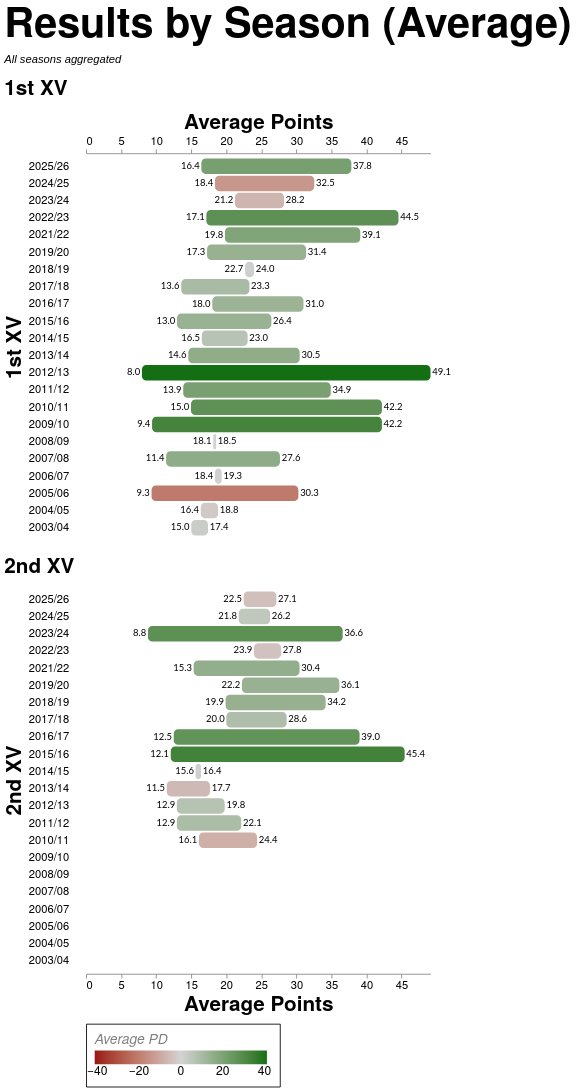

Source (Vega-Lite JSON):
### Vega-Lite specification from a JSON file in a GitHub repository (floating-point values rounded to 4 significant figures)
{"config": {"axis": {"labelFont": "PT Sans Narrow, Helvetica Neue, Helvetica, Arial, sans-serif", "titleFont": "PT Sans Narrow, Helvetica Neue, Helvetica, Arial, sans-serif", "labelFontSize": 13, "titleFontSize": 24, "gridColor": "#202947", "gridOpacity": 0.2, "zindex": 1}, "text": {"font": "Lato, sans-serif"}, "bar": {"cornerRadiusEnd": 5}, "header": {"labelFont": "PT Sans Narrow, Helvetica Neue, Helvetica, Arial, sans-serif", "titleFont": "PT Sans Narrow, Helvetica Neue, Helvetica, Arial, sans-serif", "labelFontSize": 24, "titleFontSize": 28, "labelFontWeight": "bold", "orient": "left"}, "legend": {"labelFont": "PT Sans Narrow, Helvetica Neue, Helvetica, Arial, sans-serif", "titleFont": "PT Sans Narrow, Helvetica Neue, Helvetica, Arial, sans-serif", "labelFontSize": 14, "titleFontSize": 16, "titlePadding": 5, "fillColor": "white", "strokeColor": "black", "padding": 10, "titleFontWeight": "lighter", "titleFontStyle": "italic", "titleColor": "gray", "offset": 10}, "title": {"font": "PT Sans Narrow, Helvetica Neue, Helvetica, Arial, sans-serif", "fontSize": 48, "fontWeight": "bold", "anchor": "start", "align": "center", "titlePadding": 20, "subtitlePadding": 10, "subtitleFontSize": 13, "subtitleColor": "", "subtitleFontStyle": "italic", "offset": 15, "color": "black"}, "axisX": {"labelAngle": 0}, "facet": {"title": null, "header": null, "align": {"row": "each", "column": "each"}, "spacing": 10}, "resolve": {"scale": {"y": "independent", "facet": "independent"}}, "background": "transparent", "scale": {"offsetBandPaddingOuter": 0.2, "offsetBandPaddingInner": 0.1}, "view": {"stroke": null, "background": "transparent", "strokeWidth": 0}}, "vconcat": [{"layer": [{"mark": {"type": "bar"}, "encoding": {"color": {"field": "margin", "legend": {"orient": "bottom", "title": "Average PD"}, "scale": {"domain": [-41.15, 0, 41.15], "range": ["#981515", "lightgray", "#146f14"]}, "type": "quantitative"}, "detail": {"field": "season", "type": "nominal"}, "tooltip": [{"field": "squad", "title": "Squad", "type": "nominal"}, {"field": "season", "title": "Season", "type": "nominal"}, {"field": "avg_pf", "format": ".1f", "title": "Avg Points For", "type": "quantitative"}, {"field": "avg_pa", "format": ".1f", "title": "Avg Points Against", "type": "quantitative"}, {"field": "margin", "format": "+.1f", "title": "Avg Margin", "type": "quantitative"}, {"field": "wins", "title": "Wins", "type": "quantitative"}, {"field": "losses", "title": "Losses", "type": "quantitative"}, {"field": "draws", "title": "Draws", "type": "quantitative"}, {"field": "total_games", "title": "Games", "type": "quantitative"}], "x": {"axis": {"grid": false, "offset": 5, "orient": "top"}, "field": "avg_pf", "scale": {"domain": [0, 49.12]}, "title": "Average Points", "type": "quantitative"}, "x2": {"field": "avg_pa"}, "y": {"axis": {"domain": false, "labelLimit": 120, "labelPadding": 12, "offset": 8, "orient": "left", "ticks": false}, "field": "season", "sort": {"field": "sort_key", "op": "min", "order": "ascending"}, "title": "1st XV", "type": "nominal"}}}, {"mark": {"type": "text", "align": "right", "dx": -2, "dy": 0}, "encoding": {"color": {"value": "black"}, "detail": {"field": "season", "type": "nominal"}, "text": {"field": "avg_min", "format": ".1f", "type": "quantitative"}, "tooltip": [{"field": "squad", "title": "Squad", "type": "nominal"}, {"field": "season", "title": "Season", "type": "nominal"}, {"field": "avg_pf", "format": ".1f", "title": "Avg Points For", "type": "quantitative"}, {"field": "avg_pa", "format": ".1f", "title": "Avg Points Against", "type": "quantitative"}, {"field": "margin", "format": "+.1f", "title": "Avg Margin", "type": "quantitative"}, {"field": "wins", "title": "Wins", "type": "quantitative"}, {"field": "losses", "title": "Losses", "type": "quantitative"}, {"field": "draws", "title": "Draws", "type": "quantitative"}, {"field": "total_games", "title": "Games", "type": "quantitative"}], "x": {"axis": {"domain": false, "labels": false, "ticks": false, "title": null}, "field": "avg_min", "scale": {"domain": [0, 49.12]}, "title": "Average Points", "type": "quantitative"}, "y": {"axis": null, "field": "season", "sort": {"field": "sort_key", "op": "min", "order": "ascending"}, "type": "nominal"}}}, {"mark": {"type": "text", "align": "left", "dx": 2, "dy": 0}, "encoding": {"color": {"value": "black"}, "detail": {"field": "season", "type": "nominal"}, "text": {"field": "avg_max", "format": ".1f", "type": "quantitative"}, "tooltip": [{"field": "squad", "title": "Squad", "type": "nominal"}, {"field": "season", "title": "Season", "type": "nominal"}, {"field": "avg_pf", "format": ".1f", "title": "Avg Points For", "type": "quantitative"}, {"field": "avg_pa", "format": ".1f", "title": "Avg Points Against", "type": "quantitative"}, {"field": "margin", "format": "+.1f", "title": "Avg Margin", "type": "quantitative"}, {"field": "wins", "title": "Wins", "type": "quantitative"}, {"field": "losses", "title": "Losses", "type": "quantitative"}, {"field": "draws", "title": "Draws", "type": "quantitative"}, {"field": "total_games", "title": "Games", "type": "quantitative"}], "x": {"axis": {"domain": false, "labels": false, "ticks": false, "title": null}, "field": "avg_max", "scale": {"domain": [0, 49.12]}, "title": null, "type": "quantitative"}, "y": {"axis": {"domain": false, "labels": false, "offset": 8, "orient": "right", "ticks": false, "title": null}, "field": "season", "sort": {"field": "sort_key", "op": "min", "order": "ascending"}, "type": "nominal"}}}], "data": {"name": "data-ec2d8772d3da9b144ee1a506fad27c92"}, "resolve": {"scale": {"x": "independent"}}, "title": {"text": "1st XV", "anchor": "start", "fontSize": 24}, "width": 400}, {"layer": [{"mark": {"type": "bar"}, "encoding": {"color": {"field": "margin", "legend": null, "scale": {"domain": [-41.15, 0, 41.15], "range": ["#981515", "lightgray", "#146f14"]}, "type": "quantitative"}, "detail": {"field": "season", "type": "nominal"}, "tooltip": [{"field": "squad", "title": "Squad", "type": "nominal"}, {"field": "season", "title": "Season", "type": "nominal"}, {"field": "avg_pf", "format": ".1f", "title": "Avg Points For", "type": "quantitative"}, {"field": "avg_pa", "format": ".1f", "title": "Avg Points Against", "type": "quantitative"}, {"field": "margin", "format": "+.1f", "title": "Avg Margin", "type": "quantitative"}, {"field": "wins", "title": "Wins", "type": "quantitative"}, {"field": "losses", "title": "Losses", "type": "quantitative"}, {"field": "draws", "title": "Draws", "type": "quantitative"}, {"field": "total_games", "title": "Games", "type": "quantitative"}], "x": {"axis": {"grid": false, "offset": 5, "orient": "bottom"}, "field": "avg_pf", "scale": {"domain": [0, 49.12]}, "title": "Average Points", "type": "quantitative"}, "x2": {"field": "avg_pa"}, "y": {"axis": {"domain": false, "labelLimit": 120, "labelPadding": 12, "offset": 8, "orient": "left", "ticks": false}, "field": "season", "sort": {"field": "sort_key", "op": "min", "order": "ascending"}, "title": "2nd XV", "type": "nominal"}}}, {"mark": {"type": "text", "align": "right", "dx": -2, "dy": 0}, "encoding": {"color": {"value": "black"}, "detail": {"field": "season", "type": "nominal"}, "text": {"field": "avg_min", "format": ".1f", "type": "quantitative"}, "tooltip": [{"field": "squad", "title": "Squad", "type": "nominal"}, {"field": "season", "title": "Season", "type": "nominal"}, {"field": "avg_pf", "format": ".1f", "title": "Avg Points For", "type": "quantitative"}, {"field": "avg_pa", "format": ".1f", "title": "Avg Points Against", "type": "quantitative"}, {"field": "margin", "format": "+.1f", "title": "Avg Margin", "type": "quantitative"}, {"field": "wins", "title": "Wins", "type": "quantitative"}, {"field": "losses", "title": "Losses", "type": "quantitative"}, {"field": "draws", "title": "Draws", "type": "quantitative"}, {"field": "total_games", "title": "Games", "type": "quantitative"}], "x": {"axis": {"domain": false, "labels": false, "ticks": false, "title": null}, "field": "avg_min", "scale": {"domain": [0, 49.12]}, "title": "Average Points", "type": "quantitative"}, "y": {"axis": null, "field": "season", "sort": {"field": "sort_key", "op": "min", "order": "ascending"}, "type": "nominal"}}}, {"mark": {"type": "text", "align": "left", "dx": 2, "dy": 0}, "encoding": {"color": {"value": "black"}, "detail": {"field": "season", "type": "nominal"}, "text": {"field": "avg_max", "format": ".1f", "type": "quantitative"}, "tooltip": [{"field": "squad", "title": "Squad", "type": "nominal"}, {"field": "season", "title": "Season", "type": "nominal"}, {"field": "avg_pf", "format": ".1f", "title": "Avg Points For", "type": "quantitative"}, {"field": "avg_pa", "format": ".1f", "title": "Avg Points Against", "type": "quantitative"}, {"field": "margin", "format": "+.1f", "title": "Avg Margin", "type": "quantitative"}, {"field": "wins", "title": "Wins", "type": "quantitative"}, {"field": "losses", "title": "Losses", "type": "quantitative"}, {"field": "draws", "title": "Draws", "type": "quantitative"}, {"field": "total_games", "title": "Games", "type": "quantitative"}], "x": {"axis": {"domain": false, "labels": false, "ticks": false, "title": null}, "field": "avg_max", "scale": {"domain": [0, 49.12]}, "title": null, "type": "quantitative"}, "y": {"axis": {"domain": false, "labels": false, "offset": 8, "orient": "right", "ticks": false, "title": null}, "field": "season", "sort": {"field": "sort_key", "op": "min", "order": "ascending"}, "type": "nominal"}}}], "data": {"name": "data-7cfce63217ff390f75f7616de3f0f7b0"}, "resolve": {"scale": {"x": "independent"}}, "title": {"text": "2nd XV", "anchor": "start", "fontSize": 24}, "width": 400}], "resolve": {"scale": {"color": "shared", "x": "independent", "y": "shared"}}, "spacing": 24, "title": {"text": "Results by Season (Average)", "subtitle": ["All seasons aggregated"]}, "$schema": "https://vega.github.io/schema/vega-lite/v5.20.1.json", "datasets": {"data-ec2d8772d3da9b144ee1a506fad27c92": [{"season": "2025/26", "squad": "1st", "avg_pf": 37.83, "avg_pa": 16.43, "wins": 18, "losses": 5, "draws": 0, "total_games": 23, "margin": 21.39, "avg_min": 16.43, "avg_max": 37.83, "dominant_result": "W", "season_start": 2025, "squad_order": 0.0, "sort_key": 0}, {"season": "2024/25", "squad": "1st", "avg_pf": 18.38, "avg_pa": 32.54, "wins": 4, "losses": 19, "draws": 1, "total_games": 24, "margin": -14.17, "avg_min": 18.38, "avg_max": 32.54, "dominant_result": "L", "season_start": 2024, "squad_order": 0.0, "sort_key": 1}, {"season": "2023/24", "squad": "1st", "avg_pf": 21.23, "avg_pa": 28.23, "wins": 9, "losses": 17, "draws": 0, "total_games": 26, "margin": -7.0, "avg_min": 21.23, "avg_max": 28.23, "dominant_result": "L", "season_start": 2023, "squad_order": 0.0, "sort_key": 2}, {"season": "2022/23", "squad": "1st", "avg_pf": 44.55, "avg_pa": 17.15, "wins": 17, "losses": 3, "draws": 0, "total_games": 20, "margin": 27.4, "avg_min": 17.15, "avg_max": 44.55, "dominant_result": "W", "season_start": 2022, "squad_order": 0.0, "sort_key": 3}, {"season": "2021/22", "squad": "1st", "avg_pf": 39.1, "avg_pa": 19.8, "wins": 16, "losses": 4, "draws": 0, "total_games": 20, "margin": 19.3, "avg_min": 19.8, "avg_max": 39.1, "dominant_result": "W", "season_start": 2021, "squad_order": 0.0, "sort_key": 4}, {"season": "2019/20", "squad": "1st", "avg_pf": 31.38, "avg_pa": 17.25, "wins": 12, "losses": 4, "draws": 0, "total_games": 16, "margin": 14.12, "avg_min": 17.25, "avg_max": 31.38, "dominant_result": "W", "season_start": 2019, "squad_order": 0.0, "sort_key": 5}, {"season": "2018/19", "squad": "1st", "avg_pf": 23.95, "avg_pa": 22.67, "wins": 7, "losses": 13, "draws": 1, "total_games": 21, "margin": 1.286, "avg_min": 22.67, "avg_max": 23.95, "dominant_result": "L", "season_start": 2018, "squad_order": 0.0, "sort_key": 6}, {"season": "2017/18", "squad": "1st", "avg_pf": 23.29, "avg_pa": 13.57, "wins": 13, "losses": 7, "draws": 1, "total_games": 21, "margin": 9.714, "avg_min": 13.57, "avg_max": 23.29, "dominant_result": "W", "season_start": 2017, "squad_order": 0.0, "sort_key": 7}, {"season": "2016/17", "squad": "1st", "avg_pf": 31.0, "avg_pa": 18.0, "wins": 1, "losses": 0, "draws": 0, "total_games": 1, "margin": 13.0, "avg_min": 18.0, "avg_max": 31.0, "dominant_result": "W", "season_start": 2016, "squad_order": 0.0, "sort_key": 8}, {"season": "2015/16", "squad": "1st", "avg_pf": 26.42, "avg_pa": 12.96, "wins": 20, "losses": 5, "draws": 1, "total_games": 26, "margin": 13.46, "avg_min": 12.96, "avg_max": 26.42, "dominant_result": "W", "season_start": 2015, "squad_order": 0.0, "sort_key": 9}, {"season": "2014/15", "squad": "1st", "avg_pf": 23.04, "avg_pa": 16.5, "wins": 16, "losses": 10, "draws": 0, "total_games": 26, "margin": 6.538, "avg_min": 16.5, "avg_max": 23.04, "dominant_result": "W", "season_start": 2014, "squad_order": 0.0, "sort_key": 10}, {"season": "2013/14", "squad": "1st", "avg_pf": 30.46, "avg_pa": 14.58, "wins": 19, "losses": 6, "draws": 1, "total_games": 26, "margin": 15.88, "avg_min": 14.58, "avg_max": 30.46, "dominant_result": "W", "season_start": 2013, "squad_order": 0.0, "sort_key": 11}, {"season": "2012/13", "squad": "1st", "avg_pf": 49.12, "avg_pa": 7.962, "wins": 25, "losses": 0, "draws": 1, "total_games": 26, "margin": 41.15, "avg_min": 7.962, "avg_max": 49.12, "dominant_result": "W", "season_start": 2012, "squad_order": 0.0, "sort_key": 12}, {"season": "2011/12", "squad": "1st", "avg_pf": 34.89, "avg_pa": 13.85, "wins": 26, "losses": 1, "draws": 0, "total_games": 27, "margin": 21.04, "avg_min": 13.85, "avg_max": 34.89, "dominant_result": "W", "season_start": 2011, "squad_order": 0.0, "sort_key": 13}, {"season": "2010/11", "squad": "1st", "avg_pf": 42.19, "avg_pa": 14.95, "wins": 16, "losses": 4, "draws": 1, "total_games": 21, "margin": 27.24, "avg_min": 14.95, "avg_max": 42.19, "dominant_result": "W", "season_start": 2010, "squad_order": 0.0, "sort_key": 14}, {"season": "2009/10", "squad": "1st", "avg_pf": 42.18, "avg_pa": 9.409, "wins": 19, "losses": 3, "draws": 0, "total_games": 22, "margin": 32.77, "avg_min": 9.409, "avg_max": 42.18, "dominant_result": "W", "season_start": 2009, "squad_order": 0.0, "sort_key": 15}, {"season": "2008/09", "squad": "1st", "avg_pf": 18.14, "avg_pa": 18.55, "wins": 8, "losses": 14, "draws": 0, "total_games": 22, "margin": -0.4091, "avg_min": 18.14, "avg_max": 18.55, "dominant_result": "L", "season_start": 2008, "squad_order": 0.0, "sort_key": 16}, {"season": "2007/08", "squad": "1st", "avg_pf": 27.65, "avg_pa": 11.41, "wins": 13, "losses": 3, "draws": 1, "total_games": 17, "margin": 16.24, "avg_min": 11.41, "avg_max": 27.65, "dominant_result": "W", "season_start": 2007, "squad_order": 0.0, "sort_key": 17}, {"season": "2006/07", "squad": "1st", "avg_pf": 19.33, "avg_pa": 18.39, "wins": 8, "losses": 10, "draws": 0, "total_games": 18, "margin": 0.9444, "avg_min": 18.39, "avg_max": 19.33, "dominant_result": "L", "season_start": 2006, "squad_order": 0.0, "sort_key": 18}, {"season": "2005/06", "squad": "1st", "avg_pf": 9.333, "avg_pa": 30.28, "wins": 1, "losses": 17, "draws": 0, "total_games": 18, "margin": -20.94, "avg_min": 9.333, "avg_max": 30.28, "dominant_result": "L", "season_start": 2005, "squad_order": 0.0, "sort_key": 19}, {"season": "2004/05", "squad": "1st", "avg_pf": 16.35, "avg_pa": 18.82, "wins": 6, "losses": 10, "draws": 1, "total_games": 17, "margin": -2.471, "avg_min": 16.35, "avg_max": 18.82, "dominant_result": "L", "season_start": 2004, "squad_order": 0.0, "sort_key": 20}, {"season": "2003/04", "squad": "1st", "avg_pf": 17.39, "avg_pa": 15.0, "wins": 11, "losses": 6, "draws": 1, "total_games": 18, "margin": 2.389, "avg_min": 15.0, "avg_max": 17.39, "dominant_result": "W", "season_start": 2003, "squad_order": 0.0, "sort_key": 21}], "data-7cfce63217ff390f75f7616de3f0f7b0": [{"season": "2025/26", "squad": "2nd", "avg_pf": 22.47, "avg_pa": 27.13, "wins": 9, "losses": 6, "draws": 0, "total_games": 15, "margin": -4.667, "avg_min": 22.47, "avg_max": 27.13, "dominant_result": "W", "season_start": 2025, "squad_order": 1.0, "sort_key": 0}, {"season": "2024/25", "squad": "2nd", "avg_pf": 26.24, "avg_pa": 21.76, "wins": 12, "losses": 9, "draws": 0, "total_games": 21, "margin": 4.476, "avg_min": 21.76, "avg_max": 26.24, "dominant_result": "W", "season_start": 2024, "squad_order": 1.0, "sort_key": 1}, {"season": "2023/24", "squad": "2nd", "avg_pf": 36.59, "avg_pa": 8.824, "wins": 17, "losses": 0, "draws": 0, "total_games": 17, "margin": 27.76, "avg_min": 8.824, "avg_max": 36.59, "dominant_result": "W", "season_start": 2023, "squad_order": 1.0, "sort_key": 2}, {"season": "2022/23", "squad": "2nd", "avg_pf": 23.93, "avg_pa": 27.8, "wins": 6, "losses": 8, "draws": 1, "total_games": 15, "margin": -3.867, "avg_min": 23.93, "avg_max": 27.8, "dominant_result": "L", "season_start": 2022, "squad_order": 1.0, "sort_key": 3}, {"season": "2021/22", "squad": "2nd", "avg_pf": 30.44, "avg_pa": 15.33, "wins": 14, "losses": 4, "draws": 0, "total_games": 18, "margin": 15.11, "avg_min": 15.33, "avg_max": 30.44, "dominant_result": "W", "season_start": 2021, "squad_order": 1.0, "sort_key": 4}, {"season": "2019/20", "squad": "2nd", "avg_pf": 36.11, "avg_pa": 22.22, "wins": 8, "losses": 1, "draws": 0, "total_games": 9, "margin": 13.89, "avg_min": 22.22, "avg_max": 36.11, "dominant_result": "W", "season_start": 2019, "squad_order": 1.0, "sort_key": 5}, {"season": "2018/19", "squad": "2nd", "avg_pf": 34.16, "avg_pa": 19.89, "wins": 14, "losses": 5, "draws": 0, "total_games": 19, "margin": 14.26, "avg_min": 19.89, "avg_max": 34.16, "dominant_result": "W", "season_start": 2018, "squad_order": 1.0, "sort_key": 6}, {"season": "2017/18", "squad": "2nd", "avg_pf": 28.6, "avg_pa": 20.0, "wins": 8, "losses": 7, "draws": 0, "total_games": 15, "margin": 8.6, "avg_min": 20.0, "avg_max": 28.6, "dominant_result": "W", "season_start": 2017, "squad_order": 1.0, "sort_key": 7}, {"season": "2016/17", "squad": "2nd", "avg_pf": 39.0, "avg_pa": 12.5, "wins": 5, "losses": 1, "draws": 0, "total_games": 6, "margin": 26.5, "avg_min": 12.5, "avg_max": 39.0, "dominant_result": "W", "season_start": 2016, "squad_order": 1.0, "sort_key": 8}, {"season": "2015/16", "squad": "2nd", "avg_pf": 45.43, "avg_pa": 12.07, "wins": 13, "losses": 0, "draws": 1, "total_games": 14, "margin": 33.36, "avg_min": 12.07, "avg_max": 45.43, "dominant_result": "W", "season_start": 2015, "squad_order": 1.0, "sort_key": 9}, {"season": "2014/15", "squad": "2nd", "avg_pf": 16.38, "avg_pa": 15.62, "wins": 6, "losses": 7, "draws": 0, "total_games": 13, "margin": 0.7692, "avg_min": 15.62, "avg_max": 16.38, "dominant_result": "L", "season_start": 2014, "squad_order": 1.0, "sort_key": 10}, {"season": "2013/14", "squad": "2nd", "avg_pf": 11.5, "avg_pa": 17.67, "wins": 4, "losses": 8, "draws": 0, "total_games": 12, "margin": -6.167, "avg_min": 11.5, "avg_max": 17.67, "dominant_result": "L", "season_start": 2013, "squad_order": 1.0, "sort_key": 11}, {"season": "2012/13", "squad": "2nd", "avg_pf": 19.76, "avg_pa": 12.94, "wins": 12, "losses": 5, "draws": 0, "total_games": 17, "margin": 6.824, "avg_min": 12.94, "avg_max": 19.76, "dominant_result": "W", "season_start": 2012, "squad_order": 1.0, "sort_key": 12}, {"season": "2011/12", "squad": "2nd", "avg_pf": 22.12, "avg_pa": 12.94, "wins": 12, "losses": 5, "draws": 0, "total_games": 17, "margin": 9.176, "avg_min": 12.94, "avg_max": 22.12, "dominant_result": "W", "season_start": 2011, "squad_order": 1.0, "sort_key": 13}, {"season": "2010/11", "squad": "2nd", "avg_pf": 16.1, "avg_pa": 24.38, "wins": 6, "losses": 15, "draws": 0, "total_games": 21, "margin": -8.286, "avg_min": 16.1, "avg_max": 24.38, "dominant_result": "L", "season_start": 2010, "squad_order": 1.0, "sort_key": 14}]}}
